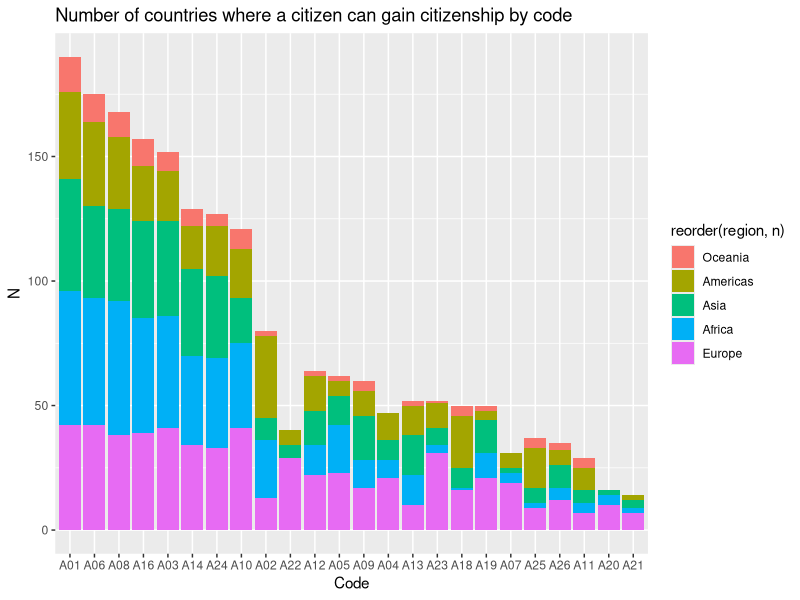
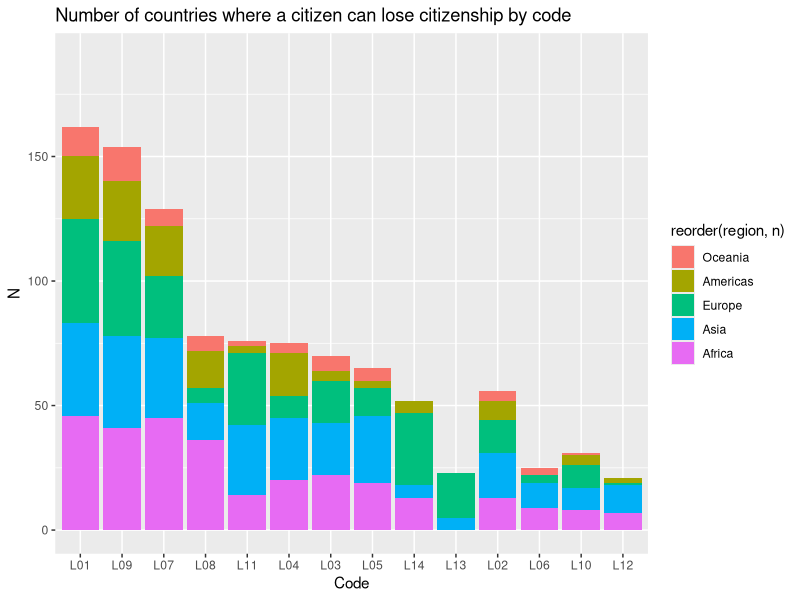

Source code (R) for these figures, in order:
## ---- chunk 1
knitr::opts_chunk$set(message = FALSE, warning = FALSE, echo = FALSE)
## ---- chunk 2
library(magrittr)
library(dplyr)
library(tidyr)
library(ggplot2)
library(purrr)

df <- readr::read_csv("../data/data_v1.0_country-year.csv")

df_long <- df %>%
  tidyr::pivot_longer(names_to = "sub_code", values_to = "values", -c(iso3, country, year, region)) %>% 
  mutate(bin = grepl("bin", sub_code),
         acq = grepl("A", sub_code),
         loss = grepl("L", sub_code),
         code = substr(sub_code, 1, 3)
         )
## ---- chunk 3
acq_codes <- df_long %>% filter(acq) %>% distinct(code) %>% pull()
n_acq <- length(acq_codes)

loss_codes <- df_long %>% filter(loss) %>% distinct(code) %>% pull()
n_loss <- length(loss_codes)

n_cntry <- df %>% distinct(country) %>% pull() %>% length()
## ---- chunk 4
df_long %>%
  filter(bin) %>%
  filter(acq) %>%
  filter(values == 99) %>% 
  distinct(country)
## ---- chunk 5
acq_code_common <- df_long %>%
  filter(bin) %>%
  filter(acq) %>%
  filter(values == 1) %>%
  distinct(code, country, region) %>% 
  group_by(code, region) %>% 
  tally() %>% 
  arrange(desc(n))

ggplot(acq_code_common, aes(x = reorder(code, -n), y = n, fill = reorder(region, n))) +
  geom_bar(stat="identity") +
  labs(y = "N",
       x = "Code",
       title = "Number of countries where a citizen can gain citizenship by code") +
  ylim(0, n_cntry)
## ---- chunk 6
loss_code_common <- df_long %>%
  filter(bin) %>%
  filter(loss) %>%
  filter(values == 1) %>%
  distinct(code, country, region) %>% 
  group_by(code, region) %>% 
  tally() %>% 
  arrange(desc(n))

ggplot(loss_code_common, aes(x = reorder(code, -n), y = n, fill = reorder(region, n))) +
  geom_bar(stat="identity") +
  labs(y = "N",
       x = "Code",
       title = "Number of countries where a citizen can lose citizenship by code") +
  ylim(0, n_cntry)
